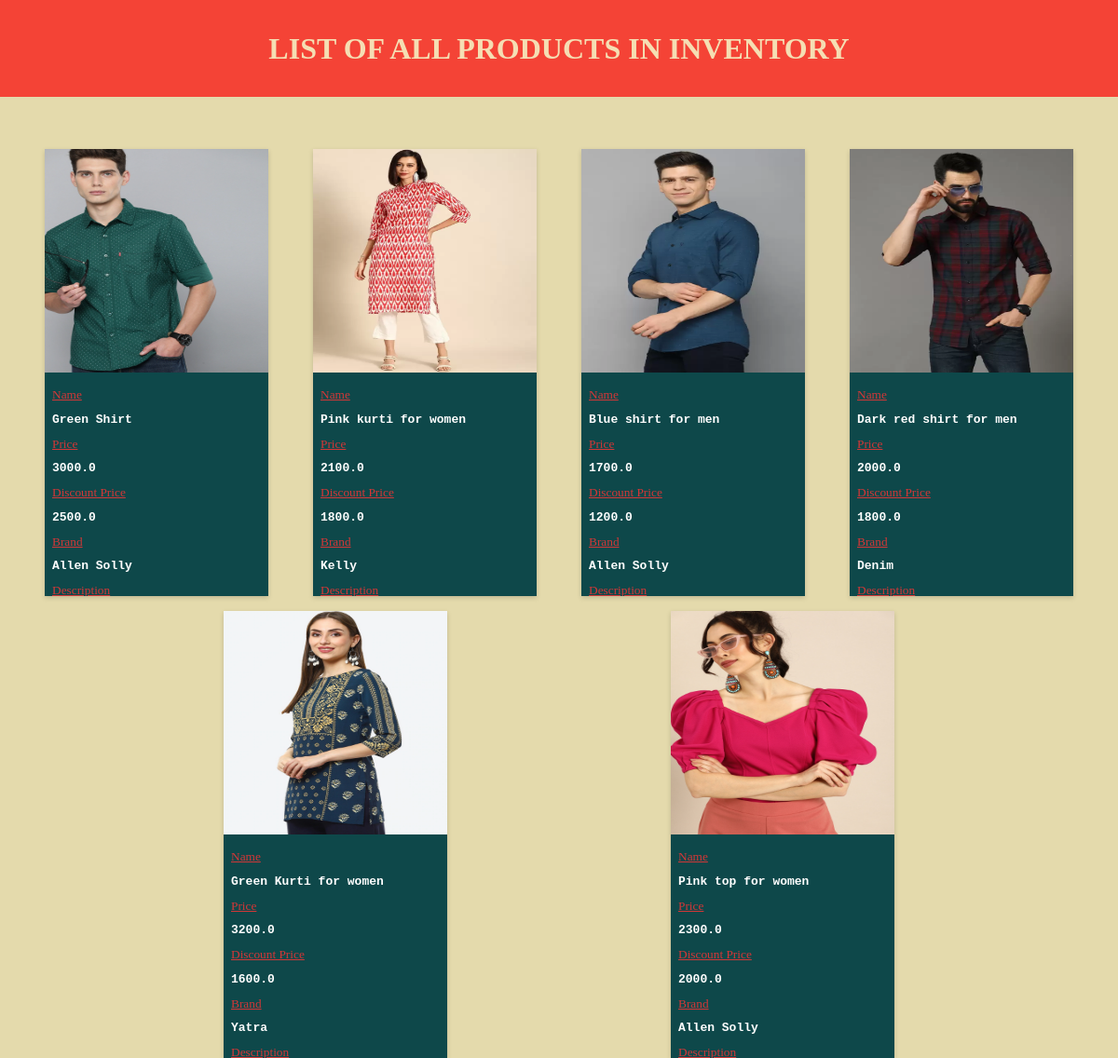
The page /getProducts on the database its author committed.
### inventory_management/models.py (models this page shows, shortened)
class Product(models.Model):
    Name = models.CharField(max_length=100)
    price = models.FloatField()
    discount_price = models.FloatField()
    Brand = models.CharField(max_length=50)
    slug = models.SlugField(unique=True, max_length=200)
    description = models.TextField(blank=True, null=True)
    image1 = models.ImageField(blank=True, null=True, upload_to='Products/')
    color = models.CharField(max_length=50, blank=True, null=True)
    date = models.DateField(auto_now_add=True)
    SellerName = models.TextField()
    Stock = models.IntegerField(default=1)
    @property
    def image1_url(self):
        if self.image1 and hasattr(self.image1, 'url'):
            return self.image1.url

### inventory_management/views.py (the view)
# urls.py: path("getProducts",getAllProducts,name="getAllProducts")
def getAllProducts(request):
    allProducts = Product.objects.all()
    c = 0
    refined = []
    temp = []
    for p in allProducts:
        temp.append(p)
        c+=1
        if c==4:
            refined.append(temp)
            c=0
            temp = []
    if c!=0:
        refined.append(temp)
    return render(request,"getAllProducts.html",{'products':refined})

### Templates/getAllProducts.html (shortened to what this page needs)
{% load static %}
<html lang="en">
<head>
    <link rel="stylesheet" type="text/css" href="{% static 'homepage.css' %}">
</head>
<body>
    <div id="header">
        <h1 style="color:wheat;">LIST OF ALL PRODUCTS IN INVENTORY</h1>
    </div>
    <div id="allProducts" style="align-items:center !important;">
    {% for row in products %}
        <div style="display:flex;flex-direction:row;display: flex;flex-direction: row; width: 100vw;justify-content: space-evenly;margin-top:1em;">
            {% for product in row %}
                <div class="product">
                    <img src="{{product.image1_url}}" style="width:100%;height:30vh;">
                    <div style="padding-left:0.5em;padding-top:1em;">
                        <small>Name</small>
                        <h2 style="color:white;font-size:1em;">{{product.Name}}</h2>
                        <small>Price</small>
                        <h2 style="color:white;font-size:1em;">{{product.price}}</h2>
                        <small>Discount Price</small>
                        <h2 style="color:white;font-size:1em;">{{product.discount_price}}</h2>
                        <small>Brand</small>
                        <h2 style="color:white;font-size:1em;">{{product.Brand}}</h2>
                        <small>Description</small>
                    </div>
                </div>
            {% endfor %}
        </div>
    {% endfor %}
    </div>
</body>
</html>

### static_files/homepage.css (style rules this page uses)
#header { width: 100vw; background-color: #F44336; margin: 0; height: 13vh; display: flex; align-items: center; justify-content: center; }
h1 { margin:0; }
body { background:#e4daac; }
h2 { font-family:monospace; }
#allProducts { padding-top: 5vh; display: flex; align-items: start; flex-direction: column; width:100vw; }
.product { box-shadow: 0 2px 5px 0 rgba(0,0,0,.16); width: 20vw; height: 60vh; background: #0e484a; overflow-y: scroll; overflow-x: hidden; transition: transform 0.3s ease-in-out; }

### Templates/getAllProducts.html (style rules this page uses)
body, html { margin: 0; padding: 0; overflow-x:hidden; }
small { color: #d43737; text-decoration: underline; }

### rows shown on the page
Product: image1_url (picture), Name "Green Shirt", price "3000.0", discount_price "2500.0", Brand "Allen Solly"
Product: image1_url (picture), Name "Pink kurti for women", price "2100.0", discount_price "1800.0", Brand "Kelly"
Product: image1_url (picture), Name "Blue shirt for men", price "1700.0", discount_price "1200.0", Brand "Allen Solly"
Product: image1_url (picture), Name "Dark red shirt for men", price "2000.0", discount_price "1800.0", Brand "Denim"
Product: image1_url (picture), Name "Green Kurti for women", price "3200.0", discount_price "1600.0", Brand "Yatra"
Product: image1_url (picture), Name "Pink top for women", price "2300.0", discount_price "2000.0", Brand "Allen Solly"
